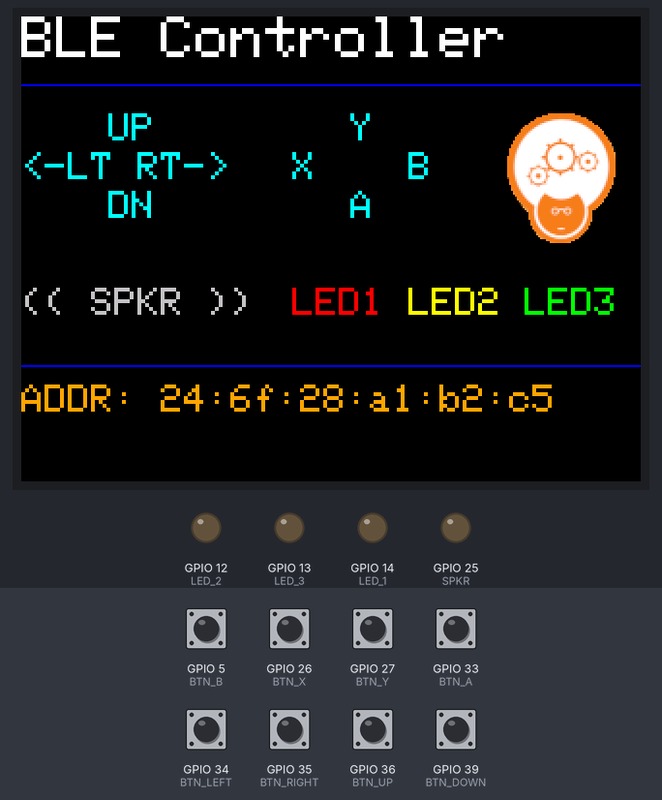
A sketch run on a simulated ESP32. Parts: 320×240 colour display, output pins drawn as LEDs (lit = HIGH). The inputs (shaded band) are chosen by the test bench; at power-on: GPIO 5 (BTN_B), GPIO 26 (BTN_X), GPIO 27 (BTN_Y), GPIO 33 (BTN_A), GPIO 34 (BTN_LEFT), GPIO 35 (BTN_RIGHT), GPIO 36 (BTN_UP), GPIO 39 (BTN_DOWN) HIGH. Nothing arrives over Bluetooth unless stated; a phone connects over Bluetooth LE 3 s after start; what the sketch prints to the serial monitor is not drawn.

Above: at 1.7 s.
1.8 s: GPIO 26 (BTN_X) pulled LOW for 0.15 s
At 4.6 s:
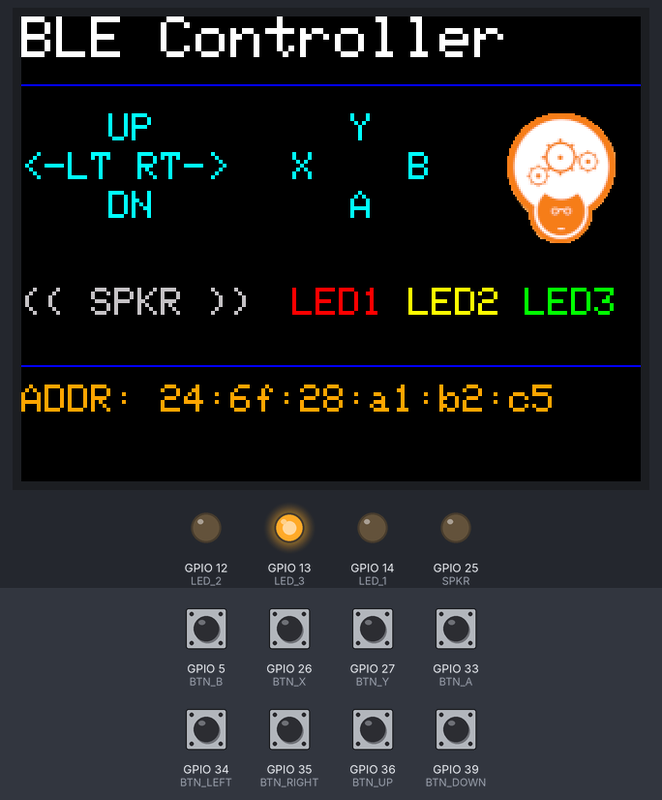
4.9 s: GPIO 5 (BTN_B) pulled LOW for 0.15 s
At 5.05 s:
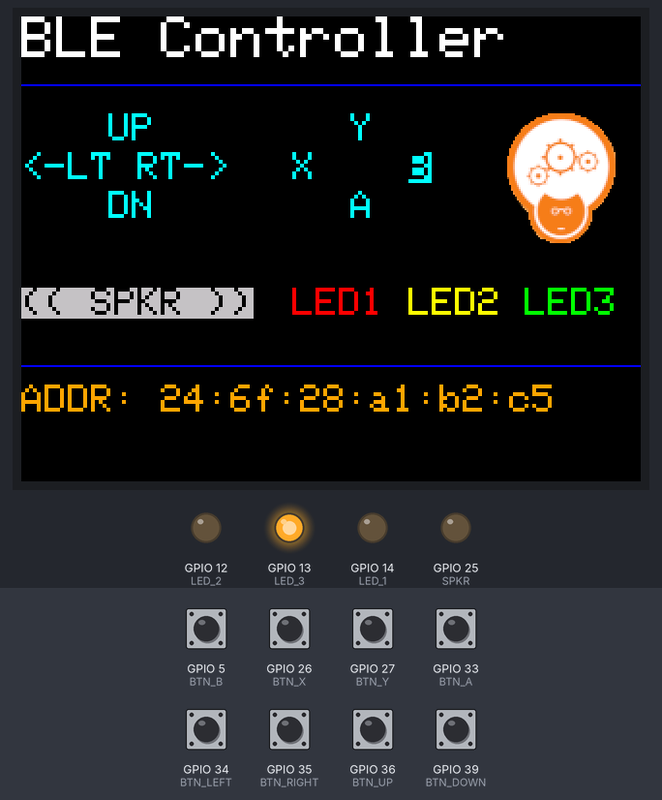
6.6 s: GPIO 27 (BTN_Y) pulled LOW for 0.15 s
At 6.72 s:
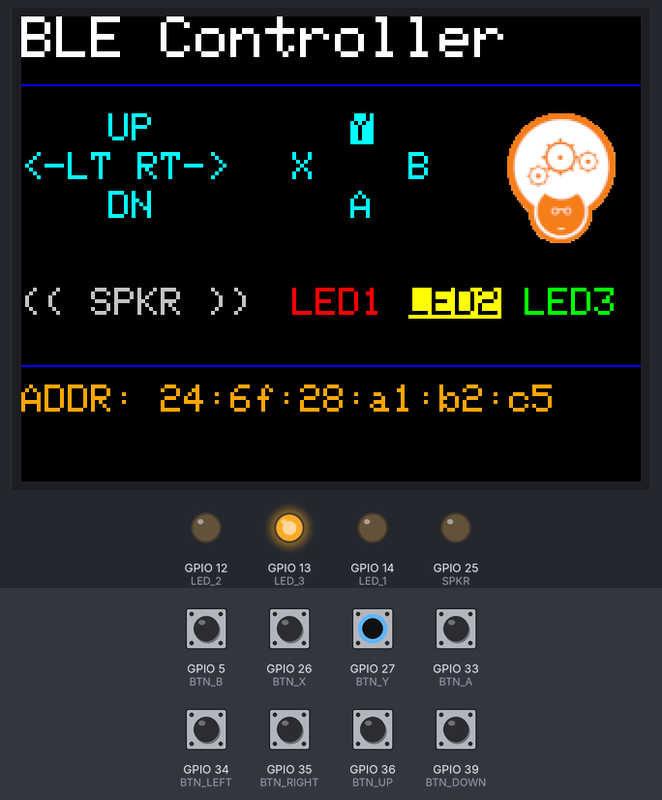
8.2 s: GPIO 34 (BTN_LEFT) pulled LOW for 0.15 s
At 8.33 s:
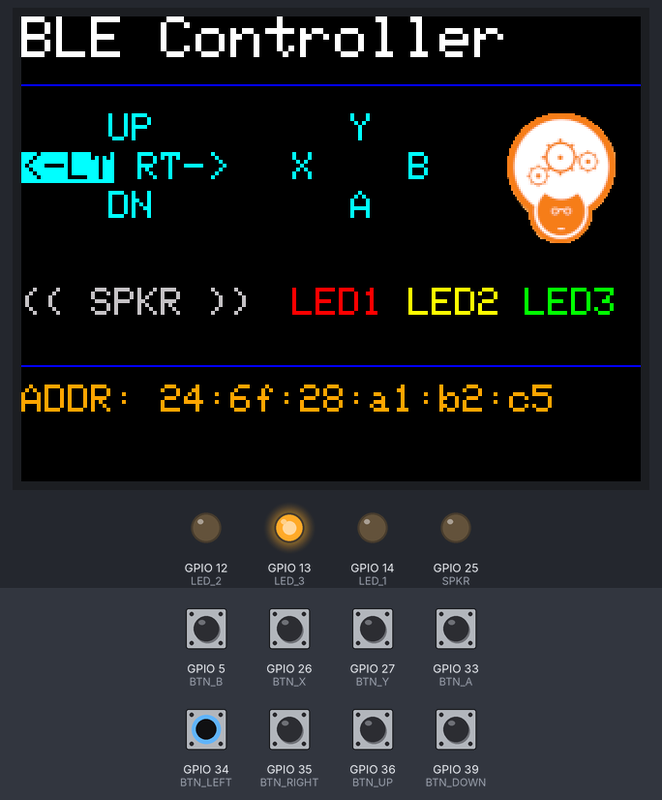
9.8 s: GPIO 35 (BTN_RIGHT) pulled LOW for 0.15 s
At 9.94 s:
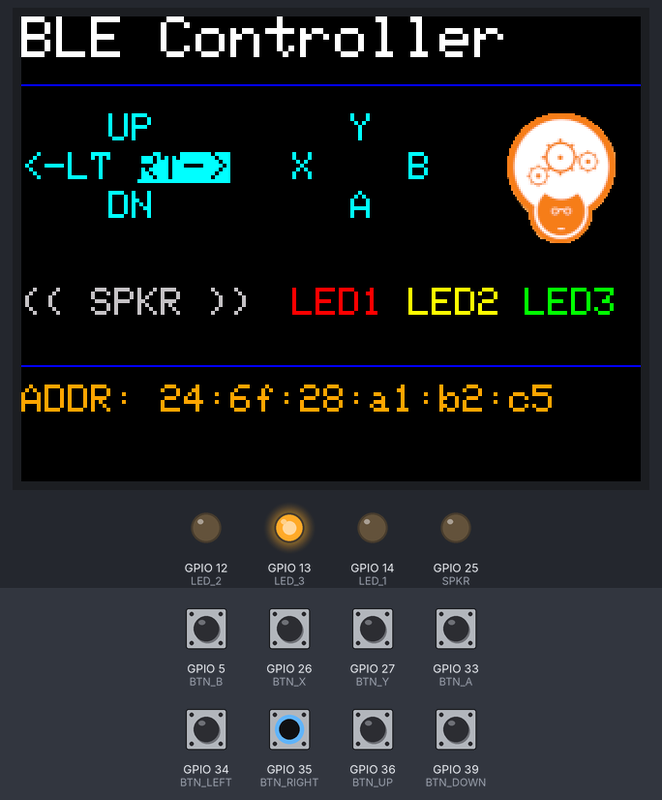
11.5 s: GPIO 36 (BTN_UP) pulled LOW for 0.15 s
At 11.67 s:
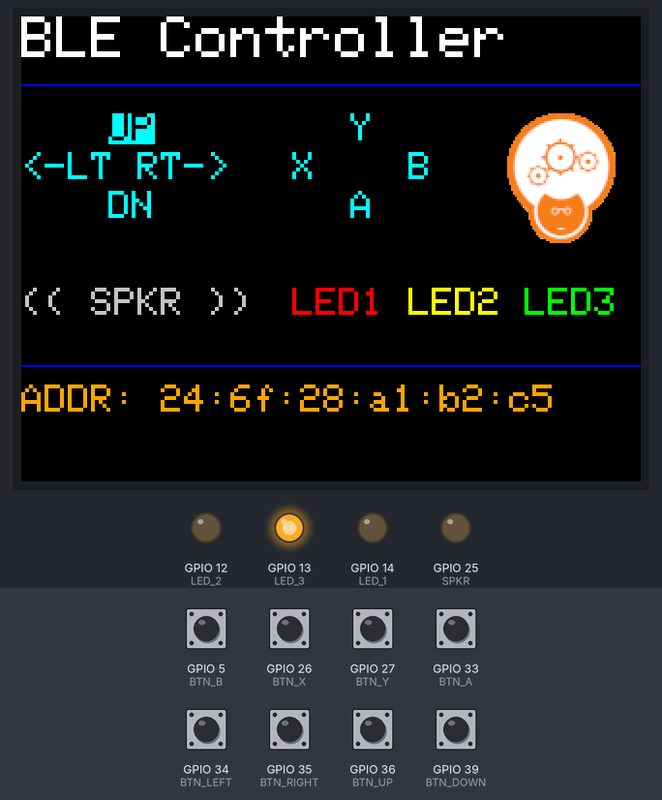
Timing chart, 0 to 14.2 s (numbered marks = the images above; inputs shaded):
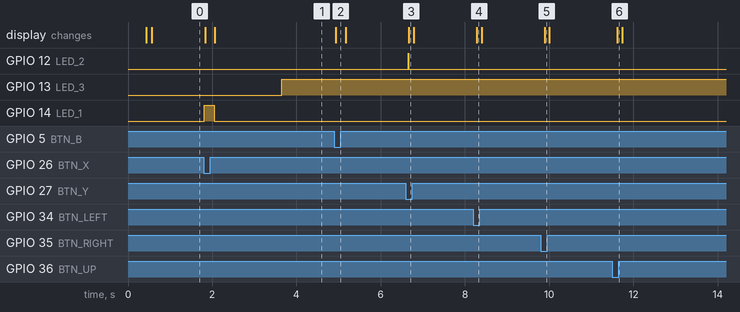

The sketch:

esp32-badge-test-ble-peripheral.ino
```cpp
// (licence header left out)
#include <BLEDevice.h>
#include <BLEUtils.h>
#include <BLEServer.h>
#include <BLE2902.h>
#include "esp32_badge.h"
#include "codemash_logo.h"

#define BLE_DEVICE_ID   "CtrlSrv1"  // Adjust as desired, but keep short

// UUIDs for the BLE service and characteristic - must match the central
// Generate new GUIDs if you modify the data packet size/format
#define SERVICE_UUID        "7b2948a7-1072-4f71-9f99-662c22f6087e"
#define CHARACTERISTIC_UUID "fd93ec01-e537-443a-a57a-68c01bca3823"

// Button state bit flags
#define FLAG_UP     0x01
#define FLAG_DOWN   0x02
#define FLAG_LEFT   0x04
#define FLAG_RIGHT  0x08
#define FLAG_X      0x10
#define FLAG_Y      0x20
#define FLAG_A      0x40
#define FLAG_B      0x80

bool    btnA_pressed, btnB_pressed, btnX_pressed, btnY_pressed;
bool    btnA_released, btnB_released, btnX_released, btnY_released;
bool    btnUp_pressed, btnDown_pressed, btnLeft_pressed, btnRight_pressed;
bool    btnUp_released, btnDown_released, btnLeft_released, btnRight_released;
bool    spkr_on, led1_on, led2_on, led3_on;
uint8_t spkr_channel = 1;

BLECharacteristic*  pCharacteristic;
bool                device_connected = false;

#define PACKET_SIZE 2

uint8_t data_packet[] =
{
   0x00,  // button states
   0x00,  // TODO: other data
};

class MyServerCallbacks: public BLEServerCallbacks
{
    void onConnect(BLEServer* pServer) {
      device_connected = true;
    };

    void onDisconnect(BLEServer* pServer) {
      device_connected = false;
    }
};

Adafruit_ILI9341 tft = Adafruit_ILI9341(TFT_CS, TFT_DC, TFT_MOSI, TFT_CLK, TFT_RST, TFT_MISO);

/*
 * Use to toggle between normal and inverted text display
 */
void setTextColor(uint16_t color, bool inverted)
{
  if (inverted)
    tft.setTextColor(ILI9341_BLACK, color);
  else
    tft.setTextColor(color, ILI9341_BLACK);
}

/*
 * Initialization and component setup.  Called once at program start.
 */
void setup()
{
  Serial.begin(115200);
  Serial.println("ESP32 Badge BLE Controller");
  delay(100);

  // Set up user input pins
  pinMode(BTN_UP, INPUT_PULLUP);
  pinMode(BTN_DOWN, INPUT_PULLUP);
  pinMode(BTN_LEFT, INPUT_PULLUP);
  pinMode(BTN_RIGHT, INPUT_PULLUP);
  pinMode(BTN_A, INPUT_PULLUP);
  pinMode(BTN_B, INPUT_PULLUP);
  pinMode(BTN_X, INPUT_PULLUP);
  pinMode(BTN_Y, INPUT_PULLUP);

  // Set up the speaker and LED output pins
  pinMode(SPKR, OUTPUT);
  pinMode(LED_1, OUTPUT);
  pinMode(LED_2, OUTPUT);
  pinMode(LED_3, OUTPUT);

  delay(100);

  // Set up the TFT screen
  tft.begin();
  tft.setRotation(SCREEN_ROT);

  tft.fillScreen(ILI9341_BLACK);
  tft.setTextColor(ILI9341_WHITE);
  tft.setTextSize(3);

  tft.setCursor(0, 0);
  tft.println("BLE Controller");

  tft.drawLine(0, 35, 319, 35, ILI9341_BLUE);
  tft.drawLine(0, 180, 319, 180, ILI9341_BLUE);

  delay(100);

  // Set up BLE

  BLEDevice::init(BLE_DEVICE_ID);

  Serial.print("MAC Address: ");
  Serial.println(BLEDevice::getAddress().toString().c_str());

  tft.setTextSize(2);
  tft.setCursor(0, 190);
  tft.setTextColor(ILI9341_ORANGE);
  tft.print("ADDR: ");
  tft.print(BLEDevice::getAddress().toString().c_str());

  tft.drawRGBBitmap(250, 50, (uint16_t *)codemash_logo, 57, 67);

  // Create the BLE Server
  BLEServer *pServer = BLEDevice::createServer();
  pServer->setCallbacks(new MyServerCallbacks());
  Serial.println("Callbacks created.");

  // Create the BLE Service
  BLEService *pService = pServer->createService(BLEUUID(SERVICE_UUID));

  // Create a BLE Characteristic
  pCharacteristic = pService->createCharacteristic(
    BLEUUID(CHARACTERISTIC_UUID),
    BLECharacteristic::PROPERTY_READ   |
    BLECharacteristic::PROPERTY_WRITE  |
    BLECharacteristic::PROPERTY_NOTIFY |
    BLECharacteristic::PROPERTY_WRITE_NR
  );
  Serial.println("BLE service characteristic created.");

  // https://www.bluetooth.com/specifications/gatt/viewer?attributeXmlFile=org.bluetooth.descriptor.gatt.client_characteristic_configuration.xml
  // Create a BLE Descriptor
  pCharacteristic->addDescriptor(new BLE2902());

  // Start the service
  pService->start();
  Serial.println("BLE service started.");

  // Start advertising
  BLEAdvertising *pAdvertising = pServer->getAdvertising();
  pAdvertising->addServiceUUID(pService->getUUID());
  pAdvertising->start();
  Serial.println("BLE advertising started.");
}

/*
 * Returns the button states as a byte of bit flags
 */
uint8_t getButtonStatus()
{
  uint8_t btn_status = 0x00;

  if (btnUp_pressed) btn_status |= FLAG_UP;
  if (btnDown_pressed) btn_status |= FLAG_DOWN;
  if (btnLeft_pressed) btn_status |= FLAG_LEFT;
  if (btnRight_pressed) btn_status |= FLAG_RIGHT;
  if (btnX_pressed) btn_status |= FLAG_X;
  if (btnY_pressed) btn_status |= FLAG_Y;
  if (btnA_pressed) btn_status |= FLAG_A;
  if (btnB_pressed) btn_status |= FLAG_B;

  return btn_status;
}

/*
 * Sends a "control change" message
 */
void sendControlChange()
{
  if (device_connected)
  {
    digitalWrite(LED_2, HIGH);
    data_packet[0] = getButtonStatus();
    data_packet[1] = 0x00; // TODO
    pCharacteristic->setValue(data_packet, 2);
    pCharacteristic->notify();
    digitalWrite(LED_2, LOW);
  }
}

/*
 * Updates the screen based on which buttons are being pressed
 */
void updateScreen()
{
  // Direction buttons
  tft.setCursor(45, 50);
  setTextColor(ILI9341_CYAN, btnUp_pressed);
  tft.print("UP");

  tft.setCursor(0, 70);
  setTextColor(ILI9341_CYAN, btnLeft_pressed);
  tft.print("<-LT");

  tft.setCursor(60, 70);
  setTextColor(ILI9341_CYAN, btnRight_pressed);
  tft.print("RT->");

  tft.setCursor(45, 90);
  setTextColor(ILI9341_CYAN, btnDown_pressed);
  tft.print("DN");

  int x = 140;

  // Action buttons
  tft.setCursor(x+30, 50);
  setTextColor(ILI9341_CYAN, btnY_pressed);
  tft.print("Y");

  tft.setCursor(x, 70);
  setTextColor(ILI9341_CYAN, btnX_pressed);
  tft.print("X");

  tft.setCursor(x+60, 70);
  setTextColor(ILI9341_CYAN, btnB_pressed);
  tft.print("B");

  tft.setCursor(x+30, 90);
  setTextColor(ILI9341_CYAN, btnA_pressed);
  tft.print("A");

  tft.setCursor(0, 140);
  setTextColor(ILI9341_LIGHTGREY, spkr_on);
  tft.print("(( SPKR ))");

  tft.setCursor(140, 140);
  setTextColor(ILI9341_RED, led1_on);
  tft.print("LED1");

  tft.setCursor(200, 140);
  setTextColor(ILI9341_YELLOW, led2_on);
  tft.print("LED2");

  tft.setCursor(260, 140);
  setTextColor(ILI9341_GREEN, led3_on);
  tft.print("LED3");

}

/*
 * Main program loop.  Called continuously after setup.
 */
void loop(void)
{
  digitalWrite(LED_3, device_connected ? HIGH : LOW);

  if(digitalRead(BTN_UP) == LOW)
  {
    Serial.println("Button Up pressed");
    btnUp_pressed = true;
  }
  else
  {
    btnUp_pressed = false;
  }

  if(digitalRead(BTN_DOWN) == LOW)
  {
    Serial.println("Button Down pressed");
    btnDown_pressed = true;
  }
  else
  {
    btnDown_pressed = false;
  }

  if(digitalRead(BTN_LEFT) == LOW)
  {
    Serial.println("Button Left pressed");
    btnLeft_pressed = true;
  }
  else
  {
    btnLeft_pressed = false;
  }

  if(digitalRead(BTN_RIGHT) == LOW)
  {
    Serial.println("Button Right pressed");
    btnRight_pressed = true;
  }
  else
  {
    btnRight_pressed = false;
  }


  if(digitalRead(BTN_X) == LOW)
  {
    Serial.println("Button X pressed");
    btnX_pressed = true;
    digitalWrite(LED_1, HIGH);
    led1_on = true;
  }
  else
  {
    btnX_pressed = false;
    digitalWrite(LED_1, LOW);
    led1_on = false;
  }

  if(digitalRead(BTN_Y) == LOW)
  {
    Serial.println("Button Y pressed");
    btnY_pressed = true;
    digitalWrite(LED_2, HIGH);
    led2_on = true;
  }
  else
  {
    btnY_pressed = false;
    digitalWrite(LED_2, LOW);
    led2_on = false;
  }

  if(digitalRead(BTN_A) == LOW)
  {
    Serial.println("Button A pressed");
    btnA_pressed = true;
    //digitalWrite(LED_3, HIGH);
    led3_on = true;
  }
  else
  {
    btnA_pressed = false;
    //digitalWrite(LED_3, LOW);
    led3_on = false;
  }

  if(digitalRead(BTN_B) == LOW)
  {
    Serial.println("Button B pressed");
    btnB_pressed = true;
    spkr_on = true;
  }
  else
  {
    btnB_pressed = false;
    spkr_on = false;
  }

  updateScreen();
  sendControlChange();
  delay(100);
}
```

esp32_badge.h
```cpp
#ifndef _ESP32_BADGE_
#define _ESP32_BADGE_

#include <Adafruit_GFX.h>
#include <Adafruit_ILI9341.h>

// GPIO pin assignments for the ILI9341 TFT display
#define TFT_DC     4  // Data/Command pin
#define TFT_CS    15  // Chip Select pin
#define TFT_RST    2  // Reset pin, also builit-in blue LED
#define TFT_MISO  19  // Master In Slave Out
#define TFT_MOSI  23  // Master Out Slave In
#define TFT_CLK   18  // SPI Clock
#define SD_CS      0  // SD card reader Chip Select pin

// GPIO pin assignments for the badge buttons
#define BTN_UP    36
#define BTN_DOWN  39
#define BTN_LEFT  34
#define BTN_RIGHT 35
#define BTN_A     33
#define BTN_B      5
#define BTN_X     26
#define BTN_Y     27

#define SPKR      25  // Speaker pin DAC1
#define BATT_LVL  32  // voltage divider

#define LED_1     14  // red
#define LED_2     12  // yellow
#define LED_3     13  // green

// ESP32 DevKit I2C Pins
// SDA = 21
// SCL = 22

// Serial 2 pins
// RX2 = 16
// TX2 = 17

#define BATT_USB  780  //  enter the reading from the battery level pin when the ESP32 is running off of USB power
#define BATT_FULL 700  //  enter the reading from the battery level pin when running from a fully-charged battery
#define BATT_WARN 630
#define BATT_DIRE 610

#define SCREEN_ROT 3   // 1 = horizontal, w/SD pins on the left, 3 = horizontal, w/SD pins on the right
#define SCREEN_WD  320
#define SCREEN_HT  240


#endif // _ESP32_BADGE_
```

Source omitted: odemash_logo.h (data table, 36916 bytes)

Measured:
- after the input at 1.8 s, GPIO 14 (LED_1): LOW → HIGH at once, → LOW 0.23 s later; the display: first changes at once (image 1 shows a later state)
- after the input at 4.9 s, the display: changes at once (image 2)
- after the input at 6.6 s, GPIO 12 (LED_2): LOW → HIGH after 0.05 s, → LOW 0.02 s later; the display: changes after 0.07 s (image 3)
- after the input at 8.2 s, the display: changes after 0.08 s (image 4)
- after the input at 9.8 s, the display: changes after 0.09 s (image 5)
- after the input at 11.5 s, the display: changes after 0.12 s (image 6)
